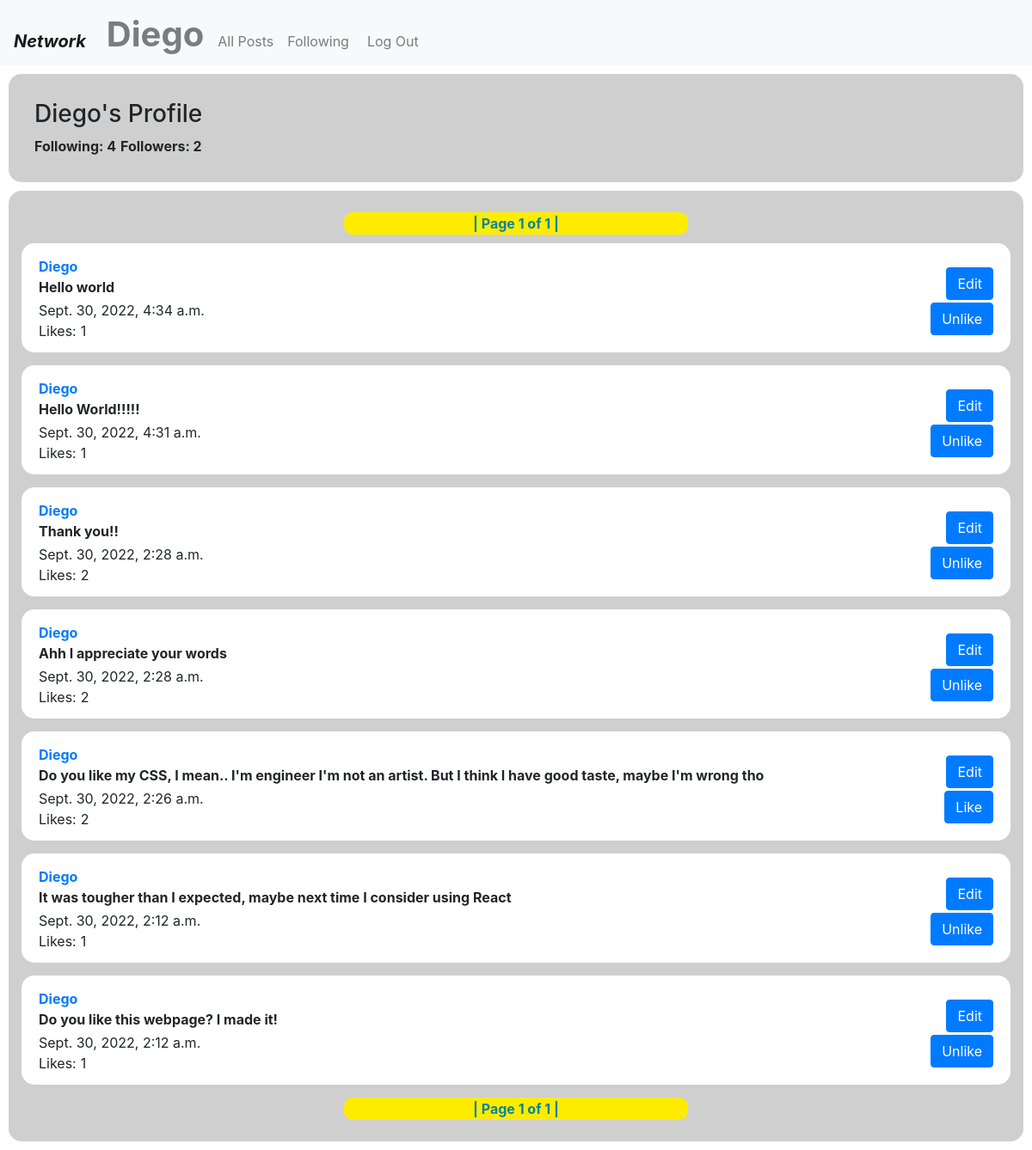
/profile/Diego (signed in), run on the app's committed database.
### network/models.py (models this page shows)
class User(AbstractUser):
    pass

class Post(models.Model): # New Post: post1 = Post(poster=????, text="qwer")
    poster = models.ForeignKey(User, on_delete=models.CASCADE, related_name="posts")
    text = models.CharField(max_length=140)
    likecount = models.IntegerField(blank=True, null=True)
    time = models.DateTimeField(auto_now_add=True)
    def __str__(self):
        return f"{self.text}"

### network/views.py (the view)
# urls.py: path("profile/<str:username>", views.profile, name="profile"),
def profile(request, username):
    auth = User.objects.filter(username = request.user.username).first()
    poster = User.objects.get(username = username)
    if auth != None:
        user = User.objects.get(username = request.user.username)
    else:
        user = None
    follows = Following.objects.all()
    followers = 0
    following = 0
    for follow in follows:
        if follow.user == poster:
            following = following + 1
        if follow.user_followed == poster:
            followers = followers + 1
    allposts = Post.objects.all().order_by("-time")
    postlist = []
    for post in allposts:
        if post.poster == poster:
            postlist.append(post)
    p = Paginator(postlist, 10)
    page = request.GET.get('page')
    posts = p.get_page(page)
    likeslist = []
    if user is not None:
        likes = Like.objects.filter(user = user)
        for like in likes:
            likeslist.append(like.post.id)
    return render(request, "network/profile.html", {
        "user":user,
        "posts":posts,
        "poster":poster,
        "followers":followers,
        "following":following,
        "editpost":EditPost(),
        "likeslist": likeslist
    })

### network/templates/network/profile.html (shortened to what this page needs)
{% extends "network/layout.html" %}
    {% load static %}
    {% block body %}
        <div class="profile">
            <div>
                <div>
                    <h3>
                        {{ poster }}'s Profile
                    </h3>
                </div>
                <div id="stats">
                    <div id="following">
                        <strong>Following: {{following}}</strong>
                    </div>
                    <div id="followers">
                        <strong>Followers: {{followers}}</strong>
                    </div>
                </div>
            </div>
        </div>
{% endblock %}

### network/templates/network/layout.html (shortened to what this page needs)
{% load static %}
<!DOCTYPE html>
<html lang="en">
    <head>
        <link rel="stylesheet" href="https://stackpath.bootstrapcdn.com/bootstrap/4.4.1/css/bootstrap.min.css">
        <link href="{% static 'network/styles.css' %}" rel="stylesheet">
    </head>
    <body>
        <nav class="navbar navbar-expand-lg navbar-light bg-light">
            <a class="navbar-brand" href="{% url 'home' %}"><strong><i>Network</i></strong></a>
            <div>
              <ul class="navbar-nav mr-auto">
                {% if user.is_authenticated %}
                    <li id="profile" class="nav-item">
                        <a class="nav-link" href="/profile/{{ request.user.username }}"><h1><strong>{{ request.user.username }}</strong></h1></a>
                    </li>
                {% endif %}
                <li id="all-posts" class="nav-item">
                  <a class="nav-link" href="{% url 'home' %}">All Posts</a>
                </li>
                {% if user.is_authenticated %}
                    <li id="following" class="nav-item">
                        <a class="nav-link" href="{% url 'following' %}">Following</a>
                    </li>
                    <li class="nav-item">
                        <a class="nav-link" href="{% url 'logout' %}">Log Out</a>
                    </li>
                {% endif %}
                </ul>
            </div>
        </nav>
        <div class="body">
            {% block body %}
            {% endblock %}
        </div>
        <div id="poststrain">
            <div class="paginator">
            <strong>| Page {{ posts.number }} of {{ posts.paginator.num_pages }} |</strong>
            </div>
                {% for post in posts %}
                <div id="postbox">
                    <div>
                        <a href="/profile/{{ post.poster }}"><strong>{{ post.poster }} </strong></a>
                    </div>
                    <div id="hiddenselector" class="div-{{ post.id }}">
                        <div id="post-{{ post.id }}" class="testboxedit">
                            <div id="text-{{ post.id }}" class="testtoedit">
                               {{ post.text }}
                            </div>
                            {% if post.poster.username == request.user.username %}
                                <div id="editbuttn">
                                    <button onclick="editclick('{{ post.id }}')" type="submit" class="btn btn-primary" value="Edit"/>
                                    Edit
                                </div>
                            {% endif %}
                        </div>
                    </div>
                    <div>
                        {{ post.time }}
                    </div>
                    <div class="allikes" id="like-{{post.id}}">
                        <div id="likesdisplay">
                            <div id="likescolon">
                                Likes:
                            </div>
                            <div class="thenumberoflikes" id="like-{{post.id}}-count">
                                {{ post.likecount }}
                            </div>
                        </div>
                        <div class="nothidden" id="{{post.id}}-like">
                            {% if post.id in likeslist %}
                                <button onclick="unlike('{{ post.id }}')" type="submit" class="btn btn-primary" value="Unlike"/>Unlike
                            {% else %}
                                <button onclick="like('{{ post.id }}')" type="submit" class="btn btn-primary" value="Like"/>Like
                            {% endif %}
                        </div>
                    </div>
                </div>
                {% endfor %}
                <div class="paginator">
            <strong>| Page {{ posts.number }} of {{ posts.paginator.num_pages }} |</strong>
                </div>
    </body>
</html>

### network/static/network/styles.css (style rules this page uses)
.navbar-brand { margin-top: auto; margin-bottom: 0; }
#profile { margin-bottom: -12px; }
.nav-item { margin-top: auto; margin-bottom: 0; }
.profile { display: flex; background-color: rgb(207, 207, 207); padding: 30px; margin: 10px; border-radius: 15px; }
#stats { display: flex; }
#following { display: block; margin-right: 5px; }
#followers { display: block; }
#poststrain { background-color: rgb(207, 207, 207); padding: 15px; margin: 10px; border-radius: 15px; }
#postbox { background-color: rgb(255, 255, 255); padding-top: 15px; padding-left: 20px; padding-right: 20px; margin-bottom: 15px; border-radius: 15px; padding-bottom: 20px; }
.paginator { background-color: rgb(253, 236, 0); color: rgb(0, 131, 163); width: 400px; display: flex; justify-content: center; margin-left: auto; margin-right: auto; margin-top: 10px; margin-bottom: 10px; border-radius: 10px; padding-top: 1px; padding-bottom: 1px; }
#editbuttn button { display: block; margin-left: auto; margin-right: 0; margin-top: -35px; }
.nothidden button { display: block; margin-left: auto; margin-right: 0; margin-top: -45px; }
#likesdisplay { display: flex; }
#likescolon { display: block; margin-right: 5px; }
.thenumberoflikes { display: block; }
.testtoedit { font-weight: bold; }

### data on the page
User: user.username "Diego", username "Diego"
Post: poster "Diego", text "Hello world", time "Sept. 30, 2022, 4:34 a.m.", likecount "1"
Post: poster "Diego", text "Hello World!!!!!", time "Sept. 30, 2022, 4:31 a.m.", likecount "1"
Post: poster "Diego", text "Thank you!!", time "Sept. 30, 2022, 2:28 a.m.", likecount "2"
Post: poster "Diego", text "Ahh I appreciate your words", time "Sept. 30, 2022, 2:28 a.m.", likecount "2"
Post: poster "Diego", text "Do you like my CSS, I mean.. I'm engineer I'm not an artist. But I think I have good taste, maybe I'm wrong tho", time "Sept. 30, 2022, 2:26 a.m.", likecount "2"
Post: poster "Diego", text "It was tougher than I expected, maybe next time I consider using React", time "Sept. 30, 2022, 2:12 a.m.", likecount "1"
Post: poster "Diego", text "Do you like this webpage? I made it!", time "Sept. 30, 2022, 2:12 a.m.", likecount "1"

### other printed values
{{ following }} "4"
{{ followers }} "2"
{{ posts.number }} "1"
{{ posts.paginator.num_pages }} "1"
